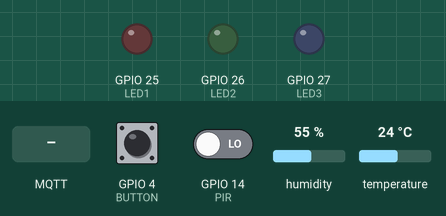
Bench run of a program on a simulated ESP32. Shown: output pins drawn as LEDs (lit = HIGH). The inputs (shaded band) are chosen by the test bench; at power-on: GPIO 4 (BUTTON) HIGH, GPIO 14 (PIR) LOW, humidity 55 %, temperature 24 °C. WiFi joins after 1.5 s; servers stay silent unless stated; no MQTT or app messages arrive unless stated; what the program prints to the serial monitor is not drawn.

Above: at 2.7 s.
2.8 s: MQTT message "ON" arrives on the first subscribed topic
At 3.4 s:
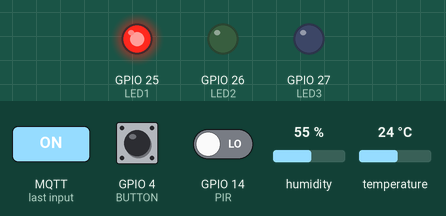
4.3 s: MQTT message "ON" arrives on the second subscribed topic
At 5.4 s:
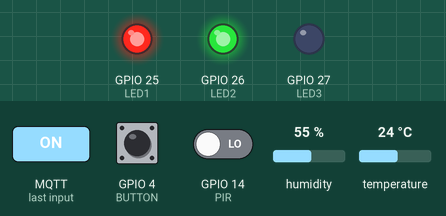
5.8 s: GPIO 4 (BUTTON) pulled LOW for 0.15 s
At 6.5 s:
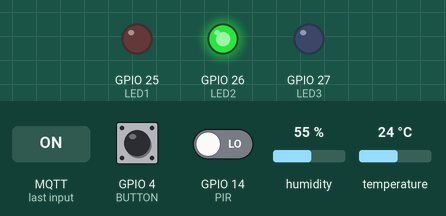
7.4 s: MQTT message "ON" arrives on the third subscribed topic
At 8.5 s:
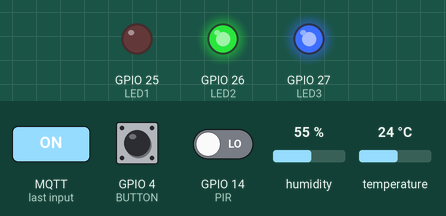
8.9 s: MQTT message "1" arrives on the second subscribed topic
At 9.4 s:
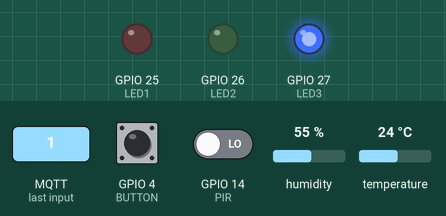
10.4 s: GPIO 4 (BUTTON) pulled LOW for 1 s
At 11.5 s:
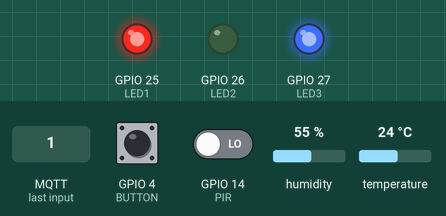
Timing chart, 0 to 13.4 s (numbered marks = the images above; inputs shaded):
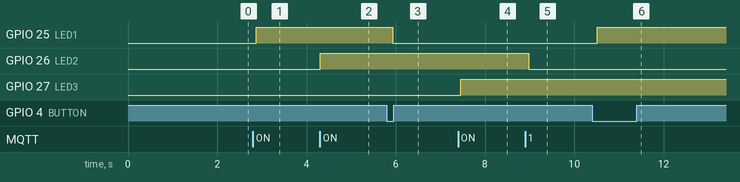

The program:

main.cpp
```cpp
#include <Arduino.h>

#include "config.h"
#include "leds.h"
#include "mqtt.h"
#include "sensors.h"

void setup() {

  Serial.begin(115200);

  setupLEDs();
  setupSensors();
  setupMQTT();

}

void loop() {

  mqttLoop();

  updateLEDs();

  readSensors();

  delay(100);

}
```

leds.h
```cpp
#ifndef LEDS_H
#define LEDS_H

void setupLEDs();
void updateLEDs();
void setLED1(bool state);

#endif
```

mqtt.h
```cpp
#ifndef MQTT_H
#define MQTT_H

#include <WiFi.h>
#include <PubSubClient.h>

extern WiFiClient espClient;
extern PubSubClient client;

void setupMQTT();
void reconnectMQTT();
void mqttCallback(char* topic, byte* payload, unsigned int length);
void mqttLoop();

#endif
```

sensors.h
```cpp
#ifndef SENSORS_H
#define SENSORS_H

void setupSensors();
void readSensors();

#endif
```

leds.cpp
```cpp
#include <Arduino.h>
#include "leds.h"
#include "config.h"
#include "mqtt.h"

// Zentraler Zustand von LED1, damit Taster und MQTT-Befehle konsistent bleiben
bool led1State = false;

// Entprellung (Debouncing) fuer den Taster
int lastButtonReading = HIGH;
bool debouncedButtonState = HIGH;
unsigned long lastDebounceTime = 0;
const unsigned long DEBOUNCE_DELAY = 50;

void setupLEDs() {
    pinMode(LED1, OUTPUT);
    pinMode(LED2, OUTPUT);
    pinMode(LED3, OUTPUT);

    pinMode(BUTTON, INPUT_PULLUP);

    digitalWrite(LED1, LOW);
    digitalWrite(LED2, LOW);
    digitalWrite(LED3, LOW);
}

// Zentrale Funktion zum Setzen von LED1 -- wird sowohl vom Taster
// als auch von eingehenden MQTT-Nachrichten (LED1_TOPIC) verwendet,
// damit der physische Zustand und der MQTT-Zustand nie auseinanderlaufen.
void setLED1(bool state) {
    led1State = state;
    digitalWrite(LED1, led1State ? HIGH : LOW);
}

// Liest den Taster entprellt aus und schaltet LED1 lokal um (Lichtschalter-Funktion).
// Der neue Zustand wird zusaetzlich per MQTT publiziert, damit das Dashboard
// den manuellen Tastendruck sofort mitbekommt.
void updateLEDs() {

    int reading = digitalRead(BUTTON);

    if (reading != lastButtonReading) {
        lastDebounceTime = millis();
    }

    if ((millis() - lastDebounceTime) > DEBOUNCE_DELAY) {

        if (reading != debouncedButtonState) {

            debouncedButtonState = reading;

            // BUTTON ist mit INPUT_PULLUP verdrahtet: gedrueckt = LOW
            if (debouncedButtonState == LOW) {

                setLED1(!led1State);

                client.publish(LED1_TOPIC, led1State ? "ON" : "OFF");
            }
        }
    }

    lastButtonReading = reading;
}
```

mqtt.cpp
```cpp
#include <Arduino.h>
#include <WiFi.h>
#include <PubSubClient.h>

#include "mqtt.h"
#include "config.h"
#include "leds.h"

WiFiClient espClient;
PubSubClient client(espClient);
void setupMQTT() {

    WiFi.begin(WIFI_SSID, WIFI_PASSWORD);
    Serial.print("Connecting to WiFi");

    while (WiFi.status() != WL_CONNECTED) {
        delay(500);
        Serial.print(".");
    }

    Serial.println();
    Serial.print("WiFi connected, IP address: ");
    Serial.println(WiFi.localIP());

    client.setServer(MQTT_SERVER, 1883);
    client.setCallback(mqttCallback);

}
void mqttCallback(char* topic, byte* payload, unsigned int length) {

  String message = "";

  for (int i = 0; i < length; i++) {
    message += (char)payload[i];
  }

  Serial.print("Topic: ");
  Serial.println(topic);

  Serial.print("Message: ");
  Serial.println(message);

  if (String(topic) == LED1_TOPIC) {
    setLED1(message == "ON");
  }

  if (String(topic) == LED2_TOPIC) {
    digitalWrite(LED2, message == "ON");
  }

  if (String(topic) == LED3_TOPIC) {
    digitalWrite(LED3, message == "ON");
  }
}
void reconnectMQTT() {

  while (!client.connected()) {

    Serial.print("Connecting MQTT...");

    if (client.connect("ESP32_Basel")) {

      Serial.println(" Connected");

      client.subscribe(LED1_TOPIC);
      client.subscribe(LED2_TOPIC);
      client.subscribe(LED3_TOPIC);

    } else {

      Serial.print(" Failed, rc=");
      Serial.println(client.state());

      delay(2000);
    }
  }
}
void mqttLoop() {

  if (!client.connected()) {
    reconnectMQTT();
  }

  client.loop();
}
```

sensors.cpp
```cpp
#include <Arduino.h>
#include <DHT.h>

#include "sensors.h"
#include "config.h"
#include "mqtt.h"

DHT dht(DHTPIN, DHT22);

bool lastMotion = LOW;

void setupSensors() {

    pinMode(PIR, INPUT);

    dht.begin();
}

void readSensors() {

    float t = dht.readTemperature();
    float h = dht.readHumidity();

    if (!isnan(t) && !isnan(h)) {

        Serial.print("Temperature: ");
        Serial.println(t);

        Serial.print("Humidity: ");
        Serial.println(h);

        client.publish(TEMP_TOPIC, String(t).c_str());
        client.publish(HUM_TOPIC, String(h).c_str());
    }

    bool currentMotion = digitalRead(PIR);

    if (currentMotion != lastMotion) {

        lastMotion = currentMotion;

        if (currentMotion == HIGH) {

            Serial.println("Motion Detected");
            client.publish(MOTION_TOPIC, "1");

        } else {

            Serial.println("No Motion");
            client.publish(MOTION_TOPIC, "0");
        }
    }
}
```

config.h
```cpp
#ifndef CONFIG_H
#define CONFIG_H

// WiFi
#define WIFI_SSID "Wokwi-GUEST"
#define WIFI_PASSWORD ""

// MQTT
#define MQTT_SERVER "broker.hivemq.com"

// Topics
#define LED1_TOPIC "basel/smarthome/led1"
#define LED2_TOPIC "basel/smarthome/led2"
#define LED3_TOPIC "basel/smarthome/led3"

#define TEMP_TOPIC "basel/smarthome/temperature"
#define HUM_TOPIC "basel/smarthome/humidity"
#define MOTION_TOPIC "basel/smarthome/motion"

// Pins
#define LED1 25
#define LED2 26
#define LED3 27

#define BUTTON 4
#define PIR 14

#define DHTPIN 15

#endif
```

Measured:
- after the input at 2.8 s, GPIO 25 (LED1): LOW → HIGH after 0.08 s
- after the input at 4.3 s, GPIO 26 (LED2): LOW → HIGH at once
- after the input at 5.8 s, GPIO 25 (LED1): HIGH → LOW after 0.13 s
- after the input at 7.4 s, GPIO 27 (LED3): LOW → HIGH after 0.06 s
- after the input at 8.9 s, GPIO 26 (LED2): HIGH → LOW after 0.08 s
- after the input at 10.4 s, GPIO 25 (LED1): LOW → HIGH after 0.11 s
